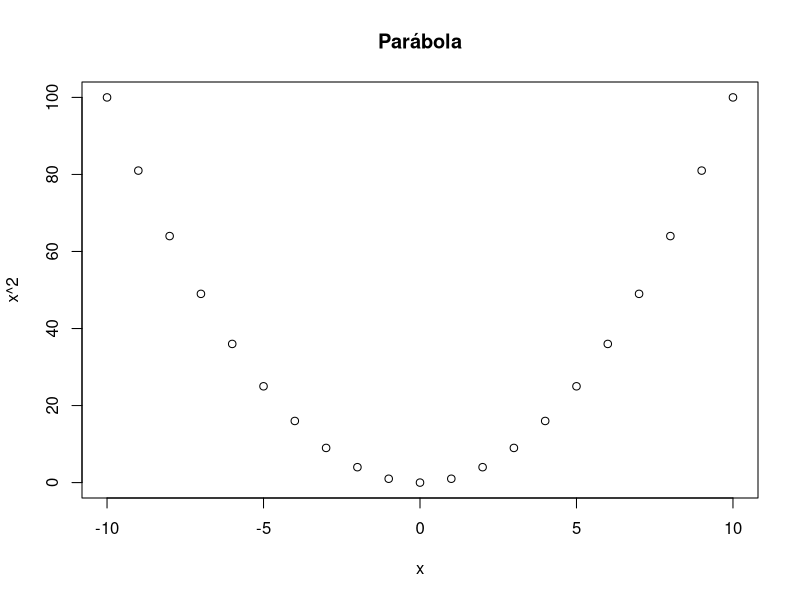
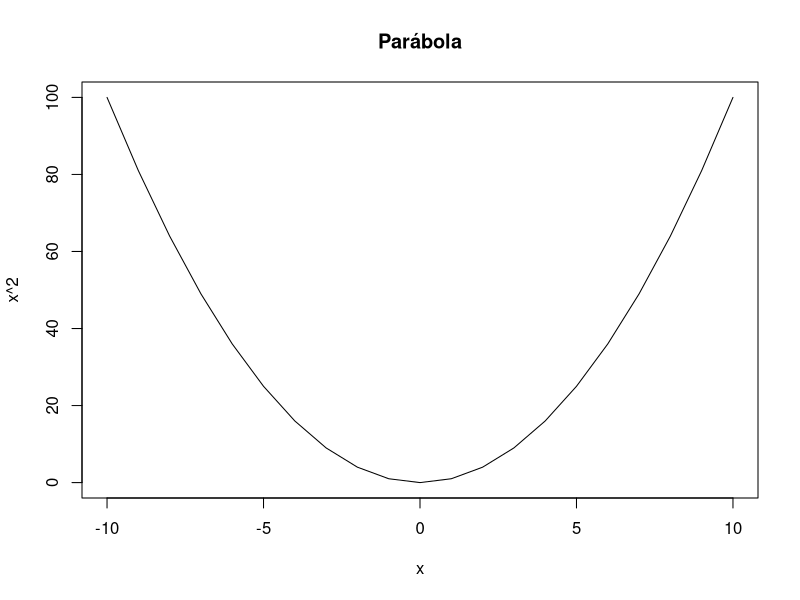
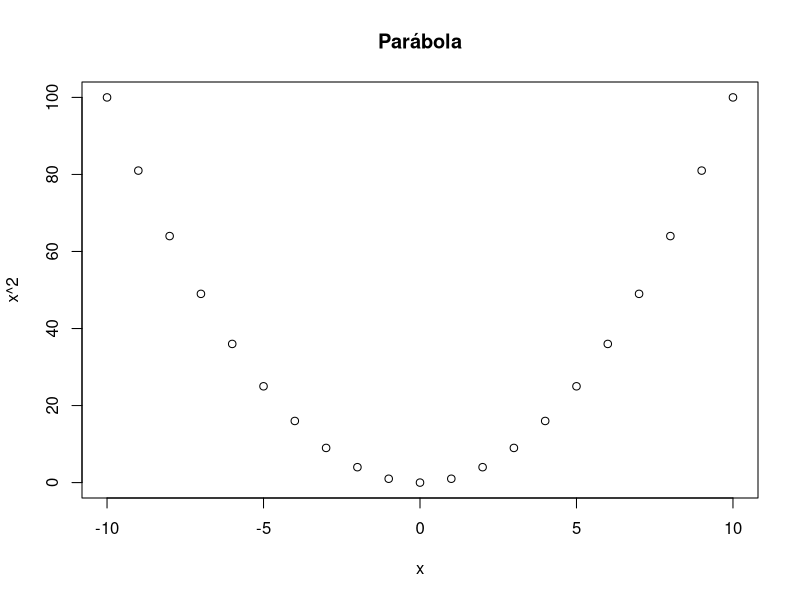
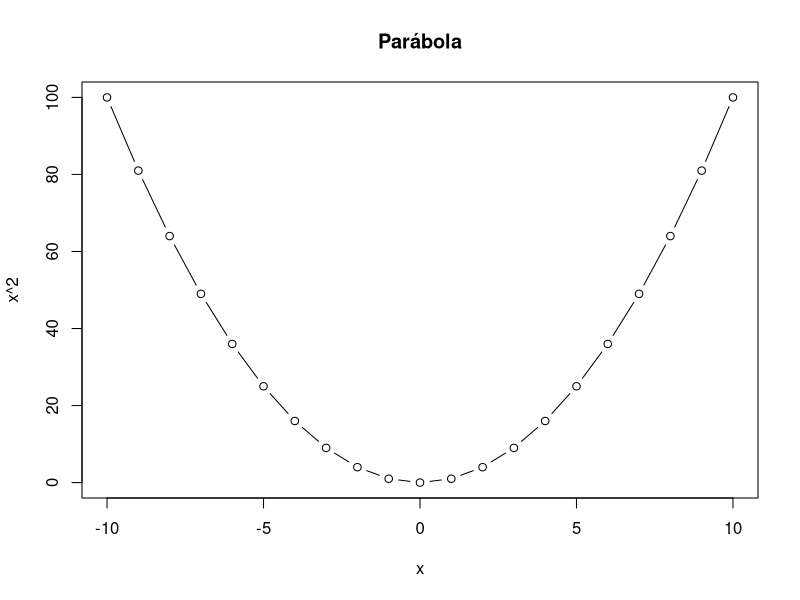
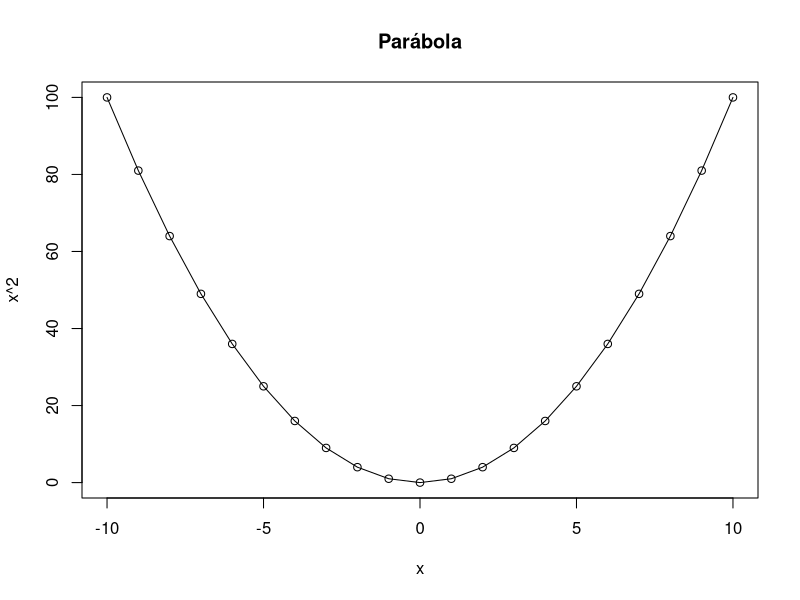
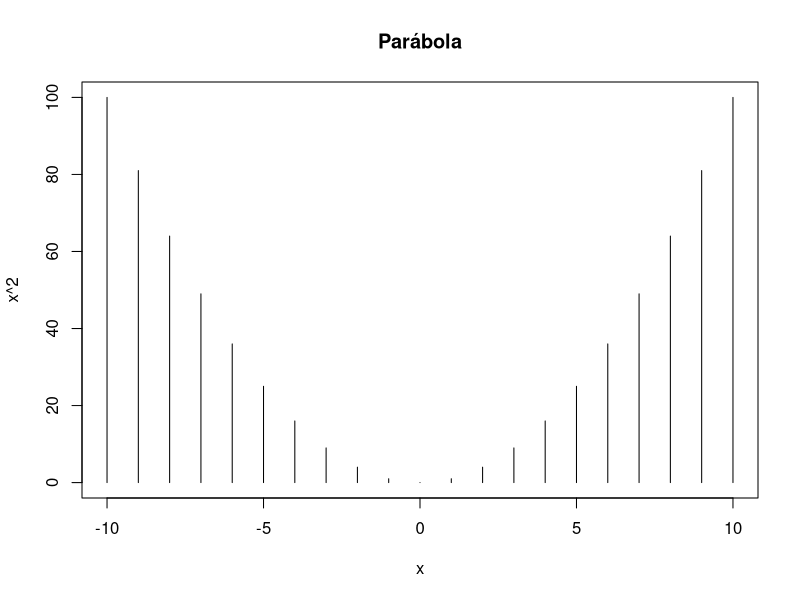
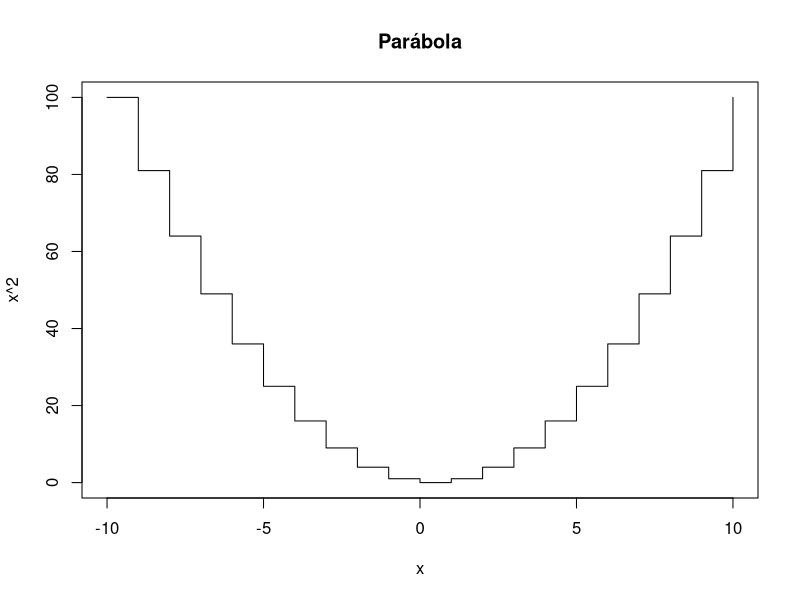
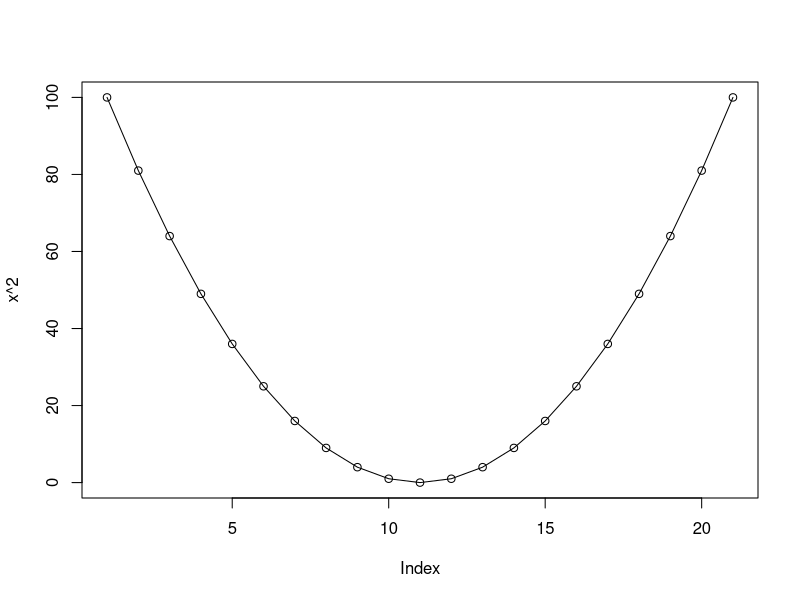

Here is the R script that generated these plots, in order:
library(magrittr)
library(dplyr)
library(lattice)

x = -10:10
plot(x = x, y = x**2, main = 'Parábola')

plot(x = x, y = x**2, main = 'Parábola', type = 'l')
plot(x = x, y = x**2, main = 'Parábola', type = 'p')
plot(x = x, y = x**2, main = 'Parábola', type = 'b')
plot(x = x, y = x**2, main = 'Parábola', type = 'o')
plot(x = x, y = x**2, main = 'Parábola', type = 'h')
plot(x = x, y = x**2, main = 'Parábola', type = 's')

plot(x**2)
lines(x**2)

x = cars$speed
y.tend = lm(data = cars, formula = dist ~speed)$coefficients
plot(cars)
print(y.tend)
lines(x = x, y = cbind(1, x) %*%  y.tend, type = 'l', col='blue')

head(cars)
summary(cars)
plot(x = cars$speed, y = cars$dist, xlab= 'Speed', ylab= 'Dist', las = 1)

hist(cars$speed, las = 1)
hist(cars$speed, las = 1, freq = T)
boxplot(cars$speed)

boxplot(airquality$Ozone)
boxplot(airquality$Ozone, outline = F)


summary(airquality)
boxplot(airquality, las = 1, main = 'Air quality')

par(mfrow = c(1, 2))
plot(airquality$Wind   , airquality$Ozone, xlab = 'Wind'   , ylab = 'Ozone', main = 'Graph #1')
plot(airquality$Solar.R, airquality$Ozone, xlab = 'Solar.R', ylab = 'Ozone', main = 'Graph #2')

par(mfrow = c(1,2))
with(airquality, {
  plot(Wind, Ozone, main = 'Ozonio pelo vento')
  plot(Solar.R, Ozone, main = 'Ozonio pela radiação solar')
  })

state <- data.frame(state.x77, region = state.region)
object.size(state)

xyplot( Life.Exp ~ Income | region
      , data = state
      , layout = c(4, 1)
      )

plot( sin(seq(from = 0, to = 2*pi, length.out = 7))
    , type = 'o'
    )
plot( sin(seq(from = 0, to = 2*pi, length.out = 70))
    , type = 'o'
    )
plot( sin(seq(from = 0, to = pi, length.out = 7))
    , type = 'o'
    )
plot( sin(seq(from = 0, to = pi, length.out = 12))
    , type = 'o'
    )
plot( cos(seq(from = 0, to = 2*pi, length.out = 12))
    , type = 'o'
    )

airquality %>%
  filter(Month == 5) %>%
  select(Ozone) %>%
  arrange(Ozone) %>%
  unlist() %>%
  plot()
lines(x = 0:27, y = rep( 1.00 , 28), type = 'l', col='blue')
lines(x = 0:27, y = rep(11.00 , 28), type = 'l', col='blue')
lines(x = 0:27, y = rep(18.00 , 28), type = 'l', col='red')
lines(x = 0:27, y = rep(31.50 , 28), type = 'l', col='blue')
lines(x = 0:27, y = rep(115.00, 28), type = 'l', col='blue')

airquality %>%
  filter(Month == 5) %>%
  select(Ozone) %>%
  summary() 

boxplot(Ozone ~ Month, data = airquality)
boxplot(Temp  ~ Month, data = airquality)

with(airquality, plot(x = Wind, y = Ozone))
abline(lm(data = airquality, formula = Ozone ~ Wind) , col = 'red')

